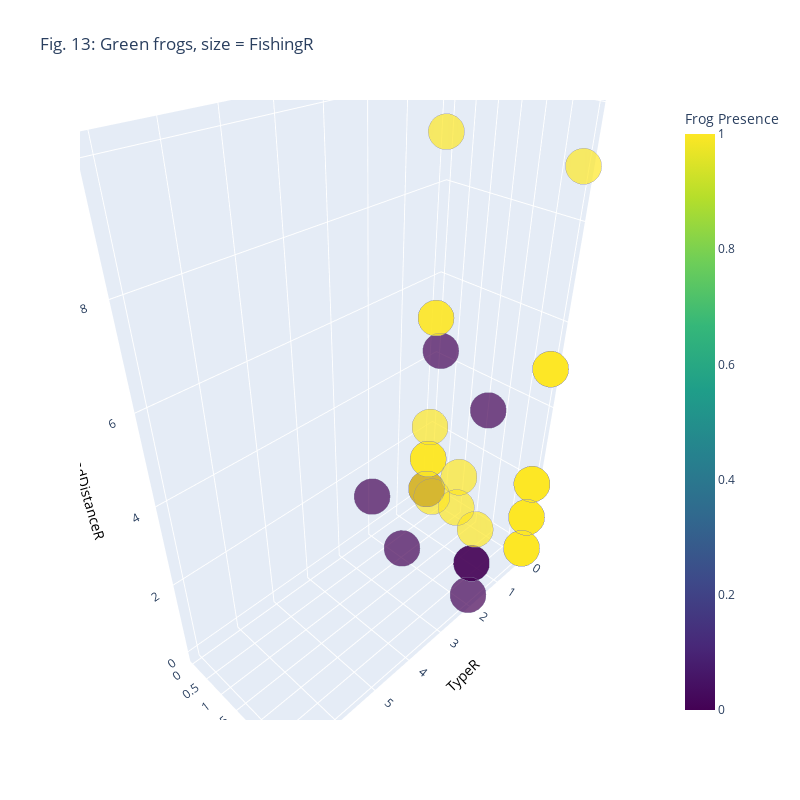
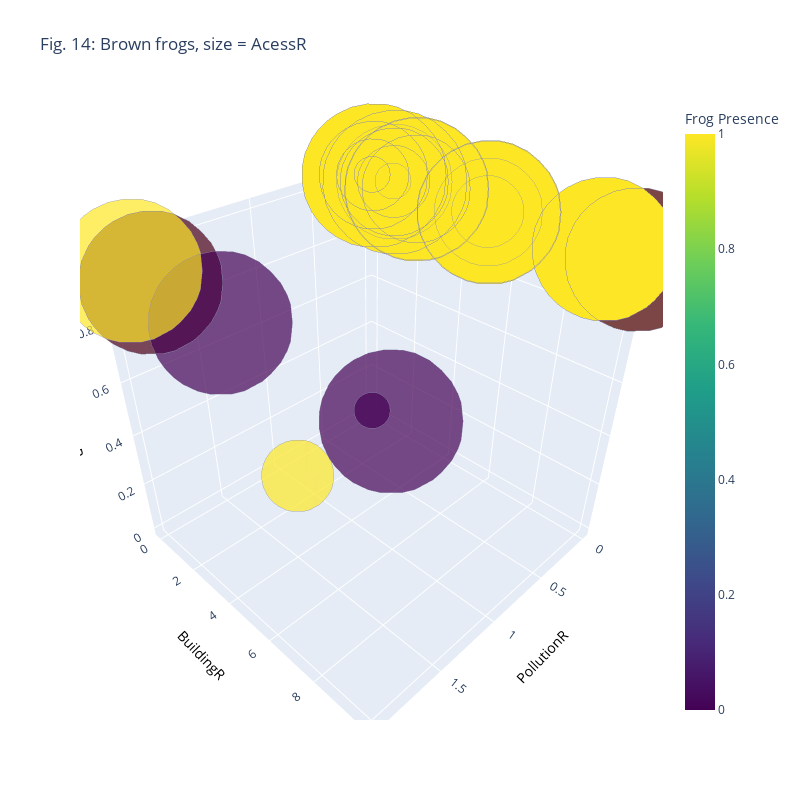

The code cell stored with these charts, in order, in its notebook:
### Markdown cell above
(c) Use the training set to train 4 different SVMs (2 per frog type) with different parameter combinations. Use at least two distinct values for the parameters *kernel* and *C*.

*Hint: depending on the size of the training data and chosen parameters, training the SVMs may take some time.*

### Code cell
from sklearn.svm import SVC
from sklearn.metrics import classification_report

# Descriptive and Target Features
descriptiveFeatures = [ training_green[["TypeR", "UseR","FishingR", "SurfaceR"]], training_brown[["AcessR", "BuildingR","ShoreR", "PollutionR"]] ]
descriptiveFeatures_testing = [ testing_green[["TypeR", "UseR","FishingR", "SurfaceR"]], testing_brown[["AcessR", "BuildingR","ShoreR", "PollutionR"]] ]
targetFeatures = [training_green["Green frogs"], training_brown["Brown frogs"]]
testingFeatures = [testing_green["Green frogs"], testing_brown["Brown frogs"]]

frogTypes = ["Green frogs", "Brown frogs"]
classifierTypes = ["C = 1, kernel = linear", "C = 5, kernel = linear"]

# Classifier declaration.
classifiers = [SVC(C=1, kernel='linear', gamma = "auto"), SVC(C=5, kernel='linear')]

# Classifier fit and predict
targetFeatures_pred = []
for i in range(2):
    for j in range(2):
        classifiers[j].fit(descriptiveFeatures[i], targetFeatures[i])
        targetFeatures_pred.append(classifiers[j].predict(descriptiveFeatures_testing[i]))
        print("Frog Type: "+ frogTypes[i])
        print("Classifier Type: " + classifierTypes[j])
        print("Accuracy: \n", classifiers[j].score(descriptiveFeatures_testing[i], testingFeatures[i]))
        print("Classification report: \n")
        print(classification_report(testingFeatures[i], targetFeatures_pred[i + j]))

classifierTypes_rbf = ["C = 1, kernel = rbf", "C = 5, kernel = rbf"]

# Classifier declaration - rbf
classifiers_rbf = [SVC(C=1, kernel='rbf', gamma = "auto"), SVC(C=5, kernel='rbf')]

# Classifier fit and predict - rbf
targetFeatures_pred = []
for i in range(2):
    for j in range(2):
        classifiers_rbf[j].fit(descriptiveFeatures[i], targetFeatures[i])
        targetFeatures_pred.append(classifiers_rbf[j].predict(descriptiveFeatures_testing[i]))
        print("Frog Type: "+ frogTypes[i])
        print("Classifier Type: " + classifierTypes_rbf[j])
        print("Accuracy: \n", classifiers_rbf[j].score(descriptiveFeatures_testing[i], testingFeatures[i]))
        print("Classification report: \n")
        print(classification_report(testingFeatures[i], targetFeatures_pred[i + j]))

# Visualize the 4 features.
import plotly.graph_objects as go
fig_green = go.Figure(data=go.Scatter3d(
    x = svm_data_mod["TypeR"],
    y = svm_data_mod["UseR"],
    z = svm_data_mod["RoadDistanceR"],
    mode = 'markers',
    marker = dict(
        sizemode = 'diameter',
        sizemin = 50,
        sizeref = 50,
        size = svm_data_mod["FishingR"],
        color = svm_data_mod["Green frogs"],
        colorscale = 'Viridis',
        colorbar_title = 'Frog Presence',
        line_color='rgb(140, 140, 170)'
        )
))

fig_green.update_layout(width=800, height=800, title = 'Fig. 13: Green frogs, size = FishingR',
                  scene = dict(xaxis=dict(title='TypeR', titlefont_color='black'),
                               yaxis=dict(title='UseR', titlefont_color='black'),
                               zaxis=dict(title='RoadDistanceR', titlefont_color='black'),
                               bgcolor = 'rgb(500,500,500)'
                           ))

fig_green.show()

fig_brown = go.Figure(data=go.Scatter3d(
    x = svm_data_mod["PollutionR"],
    y = svm_data_mod["BuildingR"],
    z = svm_data_mod["ShoreR"],
    mode = 'markers',
    marker = dict(
        sizemode = 'diameter',
        sizemin = 25,
        size = svm_data_mod["AcessR"],
        color = svm_data_mod["Brown frogs"],
        colorscale = 'Viridis',
        colorbar_title = 'Frog Presence',
        line_color='rgb(140, 140, 170)'
        )
))

fig_brown.update_layout(width=800, height=800, title = 'Fig. 14: Brown frogs, size = AcessR',
                  scene = dict(xaxis=dict(title="PollutionR", titlefont_color='black'),
                               yaxis=dict(title="BuildingR", titlefont_color='black'),
                               zaxis=dict(title="ShoreR", titlefont_color='black'),
                               bgcolor = 'rgb(500,500,500)'
                           ))

fig_brown.show()

### Figure 1 — Plotly figure (JSON) as saved in the notebook; plotly's stock layout.template omitted (floating-point values rounded to 4 significant figures; data arrays with more than 128 entries replaced by an {"elided": "..."} marker saying what was removed)
{"data": [{"marker": {"color": {"elided": "171 int values"}, "colorbar": {"title": {"text": "Frog Presence"}}, "colorscale": [[0, "#440154"], [0.1111, "#482878"], [0.2222, "#3e4989"], [0.3333, "#31688e"], [0.4444, "#26828e"], [0.5556, "#1f9e89"], [0.6667, "#35b779"], [0.7778, "#6ece58"], [0.8889, "#b5de2b"], [1, "#fde725"]], "line": {"color": "rgb(140, 140, 170)"}, "size": {"elided": "171 int values"}, "sizemin": 50, "sizemode": "diameter", "sizeref": 50}, "mode": "markers", "type": "scatter3d", "x": {"elided": "171 int values"}, "y": {"elided": "171 int values"}, "z": {"elided": "171 int values"}}], "layout": {"height": 800, "scene": {"bgcolor": "rgb(500,500,500)", "xaxis": {"title": {"font": {"color": "black"}, "text": "TypeR"}}, "yaxis": {"title": {"font": {"color": "black"}, "text": "UseR"}}, "zaxis": {"title": {"font": {"color": "black"}, "text": "RoadDistanceR"}}}, "title": {"text": "Fig. 13: Green frogs, size = FishingR"}, "width": 800}}

### Figure 2 — Plotly figure (JSON) as saved in the notebook; plotly's stock layout.template omitted (floating-point values rounded to 4 significant figures; data arrays with more than 128 entries replaced by an {"elided": "..."} marker saying what was removed)
{"data": [{"marker": {"color": {"elided": "171 int values"}, "colorbar": {"title": {"text": "Frog Presence"}}, "colorscale": [[0, "#440154"], [0.1111, "#482878"], [0.2222, "#3e4989"], [0.3333, "#31688e"], [0.4444, "#26828e"], [0.5556, "#1f9e89"], [0.6667, "#35b779"], [0.7778, "#6ece58"], [0.8889, "#b5de2b"], [1, "#fde725"]], "line": {"color": "rgb(140, 140, 170)"}, "size": {"elided": "171 int values"}, "sizemin": 25, "sizemode": "diameter"}, "mode": "markers", "type": "scatter3d", "x": {"elided": "171 int values"}, "y": {"elided": "171 int values"}, "z": {"elided": "171 int values"}}], "layout": {"height": 800, "scene": {"bgcolor": "rgb(500,500,500)", "xaxis": {"title": {"font": {"color": "black"}, "text": "PollutionR"}}, "yaxis": {"title": {"font": {"color": "black"}, "text": "BuildingR"}}, "zaxis": {"title": {"font": {"color": "black"}, "text": "ShoreR"}}}, "title": {"text": "Fig. 14: Brown frogs, size = AcessR"}, "width": 800}}
